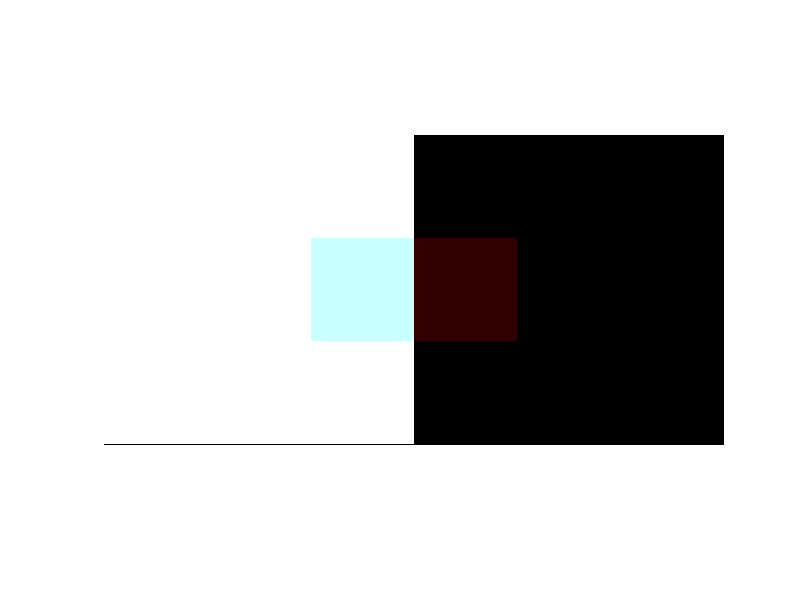

The MATLAB script that drew this image:
function imagecreation()
r = 3;
c = 6;
dim = 3;
I = zeros(r, c, dim);
%%%%%%%%%%%%%%%%%%%%%%%%%%%%%%%%%%%%%%%%%%%%%
I(:,1:3,:) = 255;
I(2,3,1) = 200;
I(2,4,1) = 50;
%%%%%%%%%%%%%%%%%%%%%%%%%%%%%%%%%%%%%%%%%%%%%
%white background
% I(1:4,1:4) = 255/255;
% I(5:8,5:8) = 255/255;
% %I(:,:,3) = 255/255;
% %Red block
% I(3:5,2:3,1) = 200/255;
% I(3:5,2:3,2) = 200/255;
% I(3:5,2:3,3) = 200/255;
% %Green block
% I(3:5,5:6,1) = 150/255;
% I(3:5,5:6,2) = 150/255;
% I(3:5,5:6,3) = 150/255;
%Blue block
% I(8:10,3:5,1) = 0;
% I(8:10,3:5,2) = 0;
% I(8:10,3:5,3) = 255;
% %Yellow block
% I(8:10,8:10,1) = 255;
% I(8:10,8:10,2) = 255;
% I(8:10,8:10,3) = 0;
% I(r/2,c/2,:) = 0;
% I(2,3:5,:) = 0;
% I(3,3:5,:) = 0;
%first black square object
% I(4:7,4:7,:) = 0;
% I(4:7, 10:13,:) = 0;
%checker board
% I(1:r/2,1:r/2,1) = 255;
% I(1:r/2,1:r/2,2) = 0;
% I(1:r/2,1:r/2,3) = 0;
% I(1:r/2,r/2+1:r,:) = 0;
% I(r/2+1:r,1:r/2,:) = 0;
% I(r/2+1:r,r/2+1:r,1) = 255;
% I(r/2+1:r,r/2+1:r,2) = 0;
% I(r/2+1:r,r/2+1:r,3) = 0;
I = double(I/255);
imshow(I);
imwrite(I, 'test.png');
end